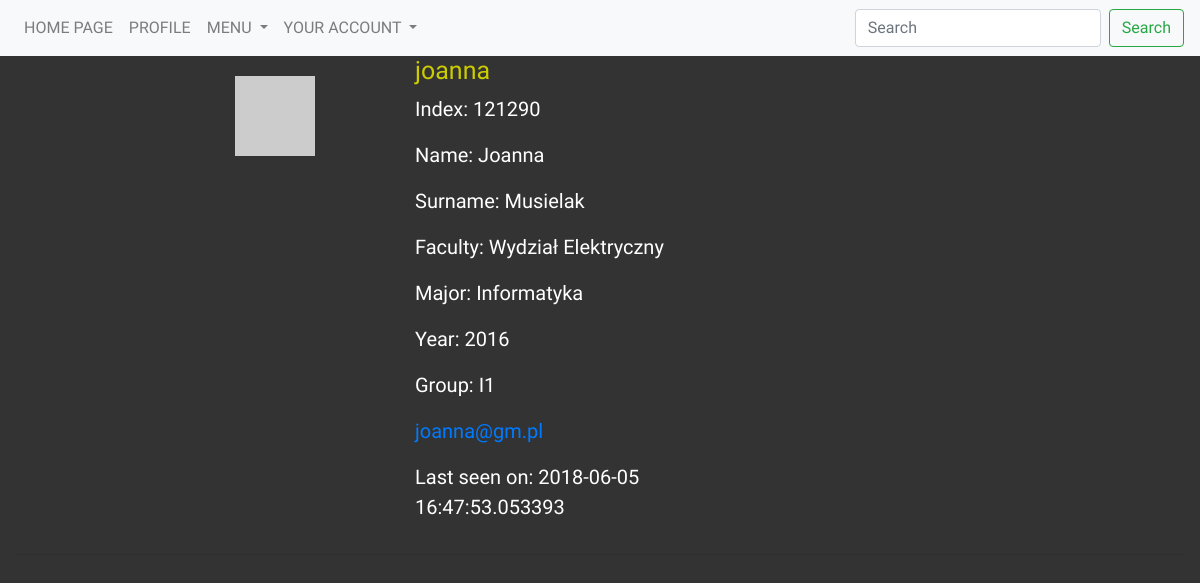
Page /students/4 (signed in) on the earlier database version.
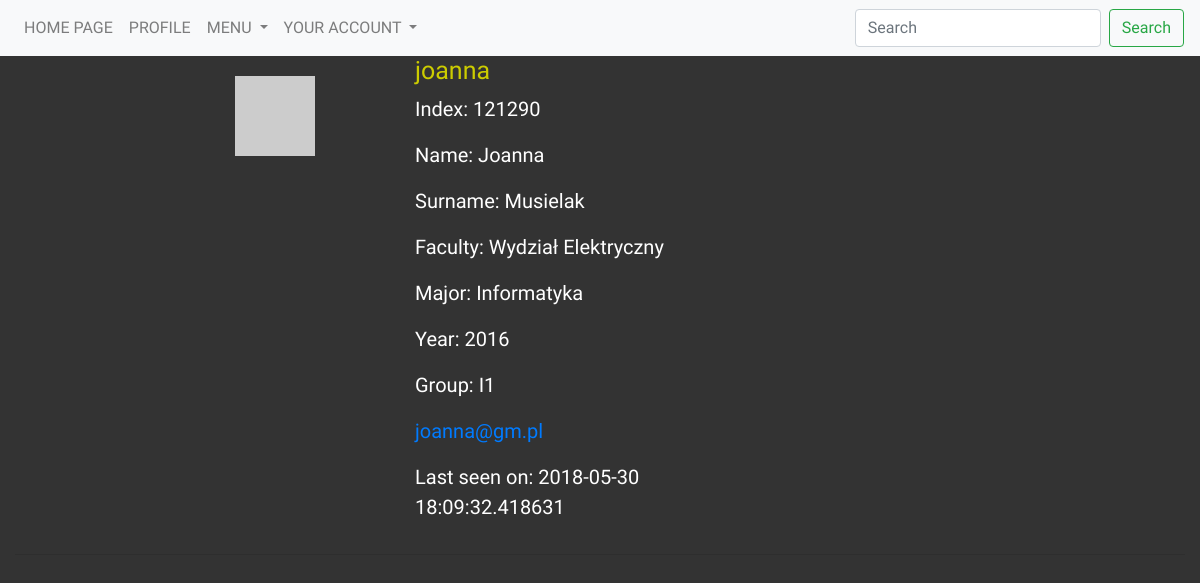
Same page on the later database version.
### models.py (models this page shows, shortened)
class User(db.Model, UserMixin):
    __tablename__ = 'user'
    __searchable__ = ['username']
    id = Column(Integer, autoincrement=True, primary_key=True)
    username = Column(String(25), default='', unique=True)
    active = Column(Boolean, default=True)
    email = Column(String(200), unique=True)
    password = Column(String(200), default='')
    admin = Column(Boolean, default=False)
    confirmed = Column(db.Boolean, nullable=False, default=False)
    confirmed_on = Column(db.DateTime, nullable=True)
    registered_on = Column(db.DateTime, nullable=False)
    about_me = Column(String(140))
    last_seen = Column(DateTime, default=datetime.utcnow)
    student_id = db.Column(db.Integer, db.ForeignKey('student.id'), unique=True)
    def get_id(self):
        return self.id
    def avatar(self, size):
        digest = md5(self.email.lower().encode('utf-8')).hexdigest()
        return 'https://www.gravatar.com/avatar/{}?d=identicon&s={}'.\
            format(digest, size)

class Student(db.Model):
    __tablename__ = 'student'
    __searchable__ = ['name', 'surname']
    id = Column(Integer, autoincrement=True, primary_key=True)
    index = Column(Integer, unique=True)
    name = Column(String(25), default='')
    surname = Column(String(25), default='')
    faculty_id = db.Column(db.Integer, db.ForeignKey('faculty.id'), nullable=False)
    major_id = db.Column(db.Integer, db.ForeignKey('major.id'), nullable=False)
    year_id = db.Column(db.Integer, db.ForeignKey('year.id'), nullable=False)
    group_id = db.Column(db.Integer, db.ForeignKey('group.id'), nullable=False)
    user = db.relationship('User', backref='student')

class Faculty(db.Model):
    __tablename__ = 'faculty'
    __searchable__ = ['name']
    id = Column(Integer, autoincrement=True, primary_key=True, )
    name = Column(String(100), default='')
    major = db.relationship('Major', backref='faculty')
    year = db.relationship('Year', backref='faculty')
    group = db.relationship('Group', backref='faculty')
    student = db.relationship('Student', backref='faculty')

class Major(db.Model):
    __tablename__ = 'major'
    __searchable__ = ['name']
    id = Column(Integer, autoincrement=True, primary_key=True)
    name = Column(String(50), default='')
    year = db.relationship('Year', backref='major')
    group = db.relationship('Group', backref='major')
    student = db.relationship('Student', backref='major')
    faculty_id = db.Column(db.Integer, db.ForeignKey('faculty.id'), nullable=False)

class Year(db.Model):
    __tablename__ = 'year'
    __searchable__ = ['nr']
    id = Column(Integer, autoincrement=True, primary_key=True)
    nr = Column(String(4), default='')
    group = db.relationship('Group', backref='year')
    student = db.relationship('Student', backref='year')
    faculty_id = db.Column(db.Integer, db.ForeignKey('faculty.id'), nullable=False)
    major_id = db.Column(db.Integer, db.ForeignKey('major.id'), nullable=False)
    secretary_id = db.Column(db.Integer, db.ForeignKey('secretary.id'), nullable=False)

class Group(db.Model):
    __tablename__ = 'group'
    __searchable__ = ['subject']
    id = Column(Integer, autoincrement=True, primary_key=True)
    name = Column(String(10), default='')
    student = db.relationship('Student', backref='group')
    faculty_id = db.Column(db.Integer, db.ForeignKey('faculty.id'), nullable=False)
    major_id = db.Column(db.Integer, db.ForeignKey('major.id'), nullable=False)
    year_id = db.Column(db.Integer, db.ForeignKey('year.id'), nullable=False)

### views/students.py (the view)
@app.route('/students/<int:id>', methods=['GET'])
@login_required
def student(id):
    student = Student.query.filter(Student.id == id).first()
    user = User.query.filter(User.id == student.id + 1).first()
    return render_template('faculty/students/profile.html', user=user, student=student, current_user=current_user)

### views/user.py (called while the page is built)
@lm.user_loader
def load_user(user_id):
    return User.query.filter(User.id == user_id).first()

@app.before_request
def before_request():
    if current_user.is_authenticated:
        current_user.last_seen = datetime.utcnow()
        db.session.commit()

### templates/faculty/students/profile.html (shortened to what this page needs)
{% extends "_base.html" %}
{% block content %}
    <div class="row">
        <div class="offset-md-2 col-md-2">
            <img class="avatar" src="{{ user.avatar(128) }}">
        </div>
        <div class="content col-md-4">
            <h5 style="color: #cccc00">{{ user.username }}</h5>
            <p> Index: {{ student.index }}</p>
            <p> Name: {{ student.name }}</p>
            <p> Surname: {{ student.surname }}</p>
            <p> Faculty: {{ student.faculty.name }}</p>
            <p> Major: {{ student.major.name }}</p>
            <p> Year: {{ student.year.nr }}</p>
            <p> Group: {{ student.group.name }}</p>
            <p><a class="u-email" href="mailto:{{ user.email }}">{{user.email }}</a></p>
                {% if user.last_seen %}<p>Last seen on: {{ user.last_seen}}</p>{% endif %}
        </div>
        <div class="content col-md-2">
        </div>
    </div>
    <hr>
{% endblock %}

### templates/_base.html (shortened to what this page needs)
<!doctype html>
<html lang=en>
<head>
  <link rel="stylesheet" href="https://maxcdn.bootstrapcdn.com/bootstrap/4.0.0/css/bootstrap.min.css"
>
  <link rel="stylesheet" href="https://cdnjs.cloudflare.com/ajax/libs/font-awesome/4.7.0/css/font-awesome.min.css">
  <link rel="stylesheet" href="{{ url_for('static', filename='css/base.css') }}">
  <link rel="stylesheet" href="{{ url_for('static', filename='css/profile.css') }}">
  <link rel="stylesheet" href="{{ url_for('static', filename='css/students.css') }}">
  <link rel="stylesheet" href="{{ url_for('static', filename='css/faculties.css') }}">
</head>
<body>
<div class="container-fluid">
<nav class="navbar navbar-expand-lg navbar-light bg-light fixed-top">
  <div class="collapse navbar-collapse" id="navbarSupportedContent">
    <ul class="navbar-nav mr-auto">
      <li class="nav-item">
        <a class="nav-link" href="{{ url_for('home_page') }}"><p class="menu">HOME PAGE</p></a>
      </li>
      {% if current_user.is_authenticated and current_user.admin == False %}
      {% set id = current_user.id - 1 %}
      <li class="nav-item">
        <a class="nav-link" href="/students/{{id}}"><p class="menu">PROFILE</p></a>
      </li>
      {% endif %}
        {% if current_user.is_authenticated %}
            <li class="nav-item dropdown">
        <a class="nav-link dropdown-toggle" href="#" id="navbarDropdownMenu" role="button" data-toggle="dropdown" aria-haspopup="true" aria-expanded="false">
          MENU
        </a>
      </li>
      {% endif %}
    <li class="nav-item dropdown">
        <a class="nav-link dropdown-toggle" href="#" id="navbarDropdownYourAccount" role="button" data-toggle="dropdown" aria-haspopup="true" aria-expanded="false">
          YOUR ACCOUNT
        </a>
    </ul>
  <div class="search">
    <form class="form-inline my-2 my-lg-0">
      <input class="form-control mr-sm-2" type="search" placeholder="Search" aria-label="Search">
      <button class="btn btn-outline-success my-2 my-sm-0" type="submit">Search</button>
    </form>
      </div>
  </div>
</nav>
    <div class="row">
      <div class="col-12">
      </div>
    </div>
    {% block content %}{% endblock %}
</div>
</body>
</html>

### static/css/base.css (style rules this page uses)
body { background-color: #333333; padding-top: 55px; }
h5 { color: #333333; font-family: 'Oswald', sans-serif; font-size: 25px; }
hr { color: #cccc00; }
.navbar { display: inline-block; float: none; vertical-align: top; text-align: center; }
.nav-item { font-family: 'Oswald', sans-serif; color: #ffffff; }
.search { font-family: 'Oswald', sans-serif; }
.menu { margin: 0px; }
.content { color: white; font-family: 'Oswald', sans-serif; font-size: 20px; }

### static/css/profile.css (style rules this page uses)
.avatar { padding: 20px; }

Differences in the rows shown:
changed User "joanna": last_seen "2018-06-05 16:47:53.053393" → "2018-05-30 18:09:32.418631"
